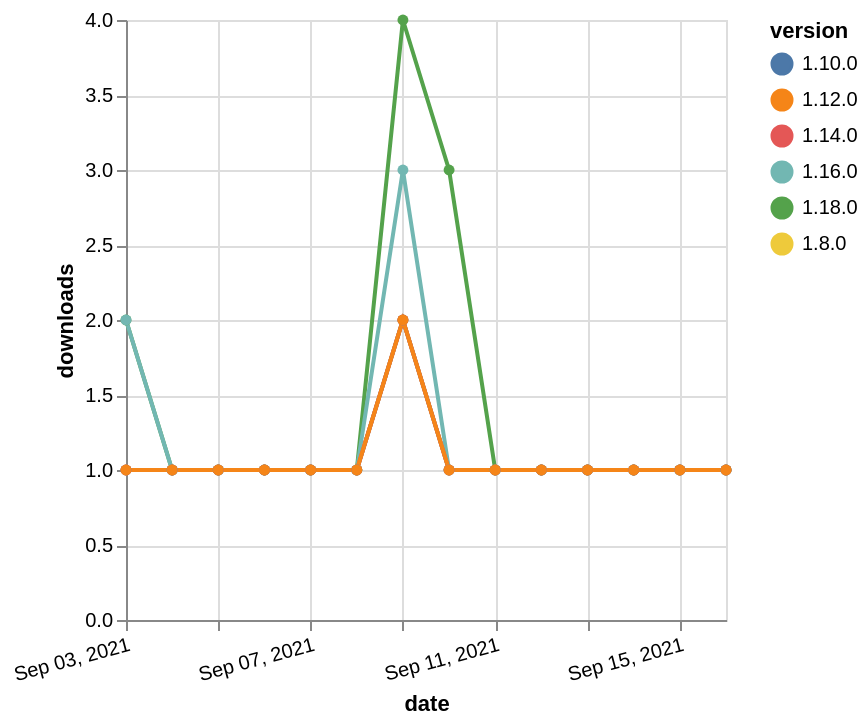

Specify this chart in Vega-Lite:
### Vega-Lite specification from a JSON file in a GitHub repository (floating-point values rounded to 4 significant figures)
{"$schema": "https://vega.github.io/schema/vega-lite/v5.json", "description": "A simple bar chart with embedded data.", "data": {"values": [{"date": "2021-09-03", "total": 120, "delta": 2, "version": "1.18.0"}, {"date": "2021-09-04", "total": 121, "delta": 1, "version": "1.18.0"}, {"date": "2021-09-05", "total": 122, "delta": 1, "version": "1.18.0"}, {"date": "2021-09-06", "total": 123, "delta": 1, "version": "1.18.0"}, {"date": "2021-09-07", "total": 124, "delta": 1, "version": "1.18.0"}, {"date": "2021-09-08", "total": 125, "delta": 1, "version": "1.18.0"}, {"date": "2021-09-09", "total": 129, "delta": 4, "version": "1.18.0"}, {"date": "2021-09-10", "total": 132, "delta": 3, "version": "1.18.0"}, {"date": "2021-09-11", "total": 133, "delta": 1, "version": "1.18.0"}, {"date": "2021-09-12", "total": 134, "delta": 1, "version": "1.18.0"}, {"date": "2021-09-13", "total": 135, "delta": 1, "version": "1.18.0"}, {"date": "2021-09-14", "total": 136, "delta": 1, "version": "1.18.0"}, {"date": "2021-09-15", "total": 137, "delta": 1, "version": "1.18.0"}, {"date": "2021-09-16", "total": 138, "delta": 1, "version": "1.18.0"}, {"date": "2021-09-03", "total": 234, "delta": 1, "version": "1.8.0"}, {"date": "2021-09-04", "total": 235, "delta": 1, "version": "1.8.0"}, {"date": "2021-09-05", "total": 236, "delta": 1, "version": "1.8.0"}, {"date": "2021-09-06", "total": 237, "delta": 1, "version": "1.8.0"}, {"date": "2021-09-07", "total": 238, "delta": 1, "version": "1.8.0"}, {"date": "2021-09-08", "total": 239, "delta": 1, "version": "1.8.0"}, {"date": "2021-09-09", "total": 241, "delta": 2, "version": "1.8.0"}, {"date": "2021-09-10", "total": 242, "delta": 1, "version": "1.8.0"}, {"date": "2021-09-11", "total": 243, "delta": 1, "version": "1.8.0"}, {"date": "2021-09-12", "total": 244, "delta": 1, "version": "1.8.0"}, {"date": "2021-09-13", "total": 245, "delta": 1, "version": "1.8.0"}, {"date": "2021-09-14", "total": 246, "delta": 1, "version": "1.8.0"}, {"date": "2021-09-15", "total": 247, "delta": 1, "version": "1.8.0"}, {"date": "2021-09-16", "total": 248, "delta": 1, "version": "1.8.0"}, {"date": "2021-09-03", "total": 189, "delta": 1, "version": "1.10.0"}, {"date": "2021-09-04", "total": 190, "delta": 1, "version": "1.10.0"}, {"date": "2021-09-05", "total": 191, "delta": 1, "version": "1.10.0"}, {"date": "2021-09-06", "total": 192, "delta": 1, "version": "1.10.0"}, {"date": "2021-09-07", "total": 193, "delta": 1, "version": "1.10.0"}, {"date": "2021-09-08", "total": 194, "delta": 1, "version": "1.10.0"}, {"date": "2021-09-09", "total": 196, "delta": 2, "version": "1.10.0"}, {"date": "2021-09-10", "total": 197, "delta": 1, "version": "1.10.0"}, {"date": "2021-09-11", "total": 198, "delta": 1, "version": "1.10.0"}, {"date": "2021-09-12", "total": 199, "delta": 1, "version": "1.10.0"}, {"date": "2021-09-13", "total": 200, "delta": 1, "version": "1.10.0"}, {"date": "2021-09-14", "total": 201, "delta": 1, "version": "1.10.0"}, {"date": "2021-09-15", "total": 202, "delta": 1, "version": "1.10.0"}, {"date": "2021-09-16", "total": 203, "delta": 1, "version": "1.10.0"}, {"date": "2021-09-03", "total": 182, "delta": 2, "version": "1.16.0"}, {"date": "2021-09-04", "total": 183, "delta": 1, "version": "1.16.0"}, {"date": "2021-09-05", "total": 184, "delta": 1, "version": "1.16.0"}, {"date": "2021-09-06", "total": 185, "delta": 1, "version": "1.16.0"}, {"date": "2021-09-07", "total": 186, "delta": 1, "version": "1.16.0"}, {"date": "2021-09-08", "total": 187, "delta": 1, "version": "1.16.0"}, {"date": "2021-09-09", "total": 190, "delta": 3, "version": "1.16.0"}, {"date": "2021-09-10", "total": 191, "delta": 1, "version": "1.16.0"}, {"date": "2021-09-11", "total": 192, "delta": 1, "version": "1.16.0"}, {"date": "2021-09-12", "total": 193, "delta": 1, "version": "1.16.0"}, {"date": "2021-09-13", "total": 194, "delta": 1, "version": "1.16.0"}, {"date": "2021-09-14", "total": 195, "delta": 1, "version": "1.16.0"}, {"date": "2021-09-15", "total": 196, "delta": 1, "version": "1.16.0"}, {"date": "2021-09-16", "total": 197, "delta": 1, "version": "1.16.0"}, {"date": "2021-09-03", "total": 158, "delta": 1, "version": "1.14.0"}, {"date": "2021-09-04", "total": 159, "delta": 1, "version": "1.14.0"}, {"date": "2021-09-05", "total": 160, "delta": 1, "version": "1.14.0"}, {"date": "2021-09-06", "total": 161, "delta": 1, "version": "1.14.0"}, {"date": "2021-09-07", "total": 162, "delta": 1, "version": "1.14.0"}, {"date": "2021-09-08", "total": 163, "delta": 1, "version": "1.14.0"}, {"date": "2021-09-09", "total": 165, "delta": 2, "version": "1.14.0"}, {"date": "2021-09-10", "total": 166, "delta": 1, "version": "1.14.0"}, {"date": "2021-09-11", "total": 167, "delta": 1, "version": "1.14.0"}, {"date": "2021-09-12", "total": 168, "delta": 1, "version": "1.14.0"}, {"date": "2021-09-13", "total": 169, "delta": 1, "version": "1.14.0"}, {"date": "2021-09-14", "total": 170, "delta": 1, "version": "1.14.0"}, {"date": "2021-09-15", "total": 171, "delta": 1, "version": "1.14.0"}, {"date": "2021-09-16", "total": 172, "delta": 1, "version": "1.14.0"}, {"date": "2021-09-03", "total": 176, "delta": 1, "version": "1.12.0"}, {"date": "2021-09-04", "total": 177, "delta": 1, "version": "1.12.0"}, {"date": "2021-09-05", "total": 178, "delta": 1, "version": "1.12.0"}, {"date": "2021-09-06", "total": 179, "delta": 1, "version": "1.12.0"}, {"date": "2021-09-07", "total": 180, "delta": 1, "version": "1.12.0"}, {"date": "2021-09-08", "total": 181, "delta": 1, "version": "1.12.0"}, {"date": "2021-09-09", "total": 183, "delta": 2, "version": "1.12.0"}, {"date": "2021-09-10", "total": 184, "delta": 1, "version": "1.12.0"}, {"date": "2021-09-11", "total": 185, "delta": 1, "version": "1.12.0"}, {"date": "2021-09-12", "total": 186, "delta": 1, "version": "1.12.0"}, {"date": "2021-09-13", "total": 187, "delta": 1, "version": "1.12.0"}, {"date": "2021-09-14", "total": 188, "delta": 1, "version": "1.12.0"}, {"date": "2021-09-15", "total": 189, "delta": 1, "version": "1.12.0"}, {"date": "2021-09-16", "total": 190, "delta": 1, "version": "1.12.0"}]}, "width": "container", "mark": {"type": "line", "point": {"filled": true}}, "encoding": {"x": {"field": "date", "type": "temporal", "timeUnit": "yearmonthdate", "title": "date", "axis": {"labelAngle": -15}}, "y": {"field": "delta", "type": "quantitative", "title": "downloads"}, "color": {"field": "version", "type": "nominal"}, "tooltip": {"field": "delta"}}}
